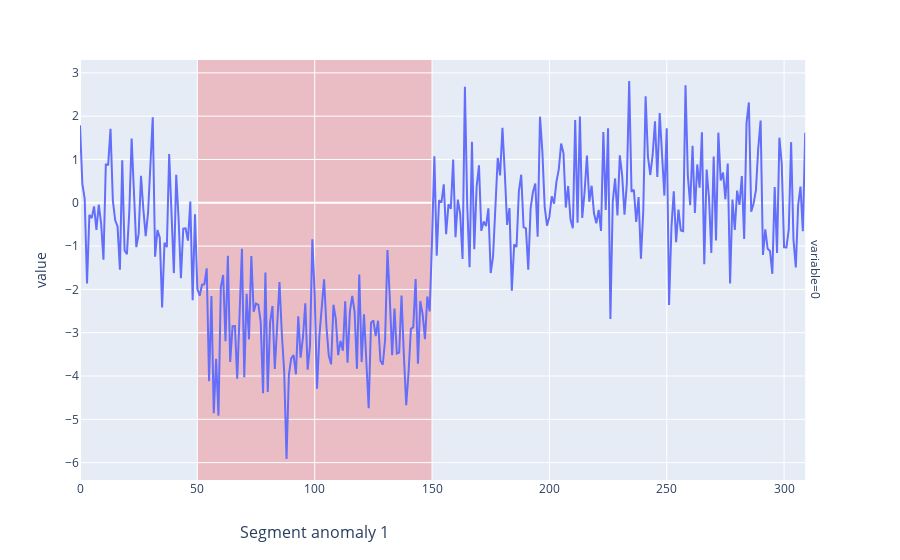

The code cell stored with this chart in its notebook:
### Markdown cell above
Detect data segments that are different from the rest of the data.

* A special case of segmentation where the data not in any segments (the normal data) are implicitly given the same label.
<!-- 
Can be viewed as a special case of segmentation and change detection:

* Segment anomaly = A change away from the baseline data behaviour + a change back again. -->

### Code cell
from utils import plot_segment_anomaly_illustration

anomaly = segments.iloc[1:2]
plot_segment_anomaly_illustration(df_2cpts, anomaly)

### Figure 1 — Plotly figure (JSON) as saved in the notebook; plotly's stock layout.template omitted (floating-point values rounded to 4 significant figures; data arrays with more than 128 entries replaced by an {"elided": "..."} marker saying what was removed)
{"data": [{"hovertemplate": "variable=0<br>index=%{x}<br>value=%{y}<extra></extra>", "legendgroup": "", "line": {"color": "#636efa", "dash": "solid"}, "marker": {"symbol": "circle"}, "mode": "lines", "name": "", "orientation": "v", "showlegend": false, "type": "scatter", "x": {"elided": "310 int values"}, "xaxis": "x", "y": {"elided": "310 float values"}, "yaxis": "y"}], "layout": {"annotations": [{"showarrow": false, "text": "variable=0", "textangle": 90, "x": 0.98, "xanchor": "left", "xref": "paper", "y": 0.5, "yanchor": "middle", "yref": "paper"}, {"font": {"size": 16}, "showarrow": false, "text": "Segment anomaly 1", "x": 100, "xref": "x", "y": -0.13, "yref": "paper", "yshift": -10}], "legend": {"tracegroupgap": 0}, "margin": {"t": 60}, "shapes": [{"fillcolor": "red", "layer": "below", "line": {"width": 0}, "opacity": 0.2, "type": "rect", "x0": 50, "x1": 150, "xref": "x", "y0": 0, "y1": 1, "yref": "y domain"}], "showlegend": false, "xaxis": {"anchor": "y", "domain": [0, 0.98], "title": {}}, "yaxis": {"anchor": "x", "domain": [0, 1], "title": {"text": "value"}}}}
